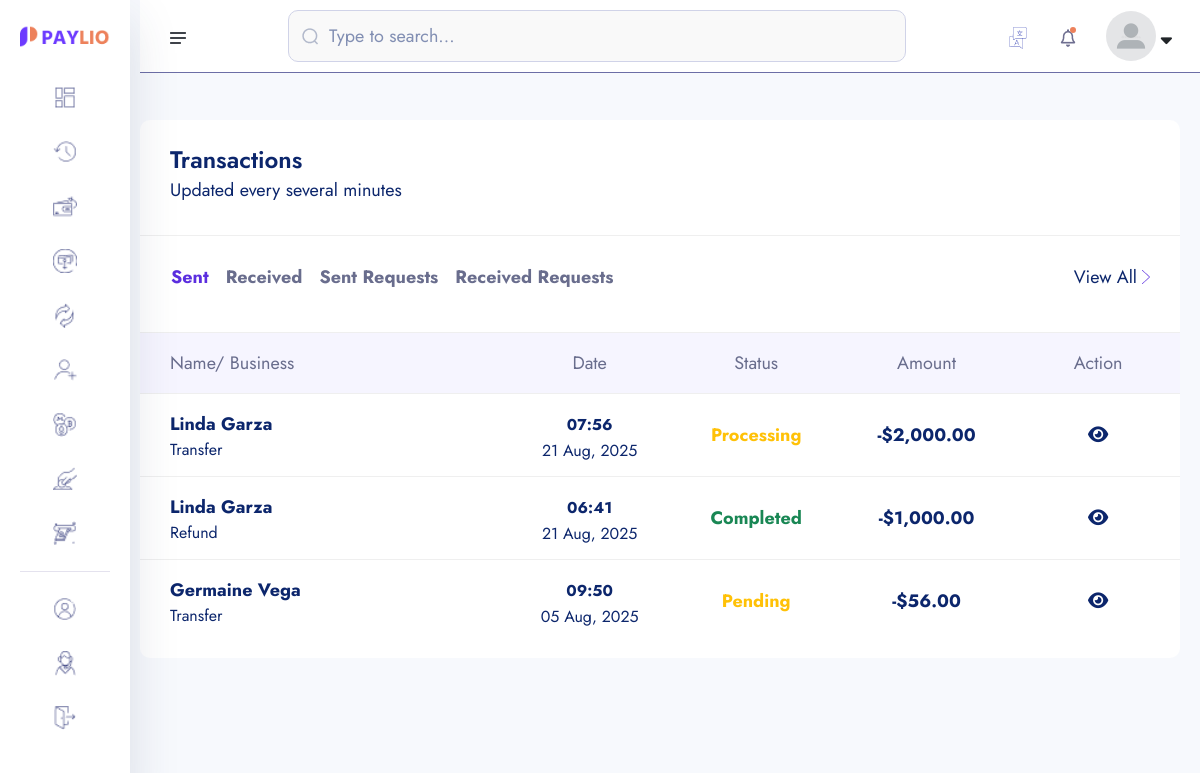
Before: /transactions/ (signed in) with the older database file.
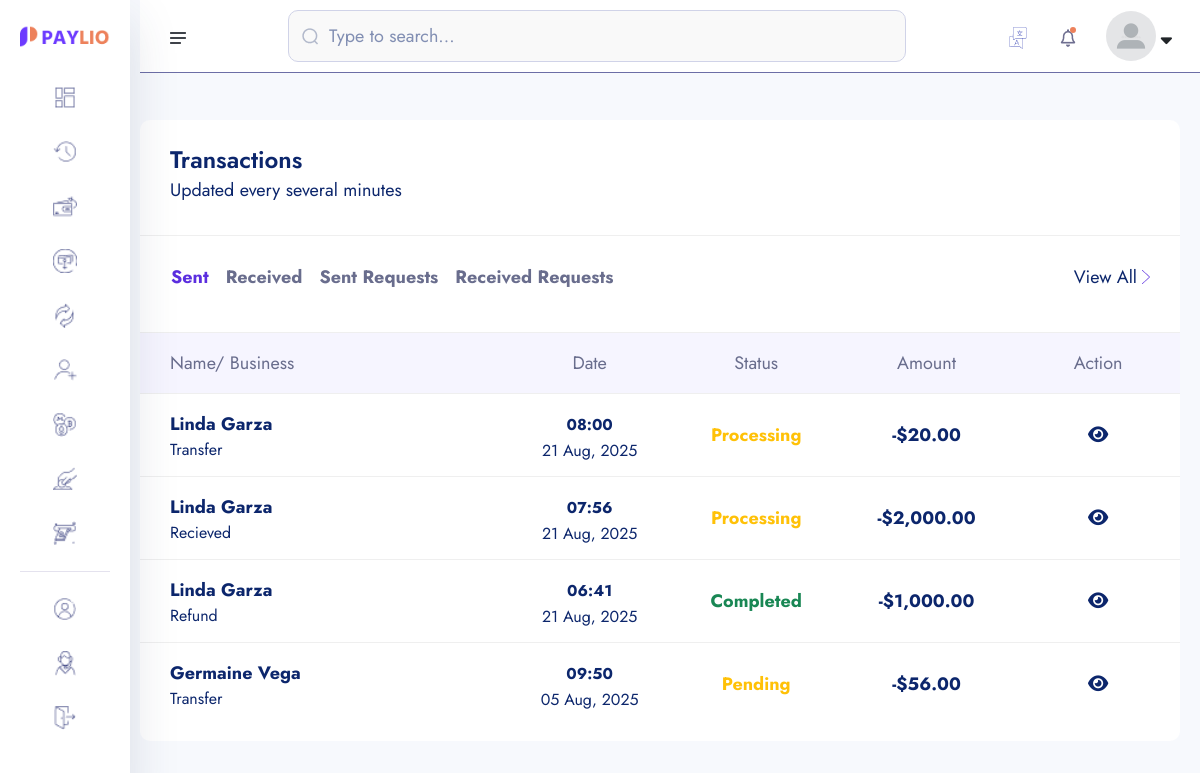
After: the same page with the newer database file.
### core/models.py (models this page shows, shortened)
class Transaction(models.Model):
    transaction_id = ShortUUIDField(unique=True, length=15, max_length=20, prefix="TRN")
    user = models.ForeignKey(User, on_delete=models.SET_NULL, null=True)
    amount = models.DecimalField(max_digits=12, decimal_places=2, default=0.00)
    description = models.CharField(max_length=1000, null=True, blank=True)
    reciever = models.ForeignKey(User, on_delete=models.SET_NULL, null=True, related_name="reciever")
    sender = models.ForeignKey(User, on_delete=models.SET_NULL, null=True, related_name="sender")
    reciever_account = models.ForeignKey(Account, on_delete=models.SET_NULL, null=True, related_name="reciever_account")
    sender_account = models.ForeignKey(Account, on_delete=models.SET_NULL, null=True, related_name="sender_account")
    status = models.CharField(choices=TRANSACTION_STATUS, max_length=100, default="pending")
    transaction_type = models.CharField(choices=TRANSACTION_TYPE, max_length=100, default="none")
    date = models.DateTimeField(auto_now_add=True)
    updated = models.DateTimeField(auto_now_add=False, null=True, blank=True)

### userauths/models.py (models this page shows, shortened)
class User(AbstractUser):
    username = models.CharField(max_length=255)
    email = models.EmailField(unique=True)
    is_staff = models.BooleanField(default=False)
    is_superuser = models.BooleanField(default=False)
    USERNAME_FIELD = "email"
    REQUIRED_FIELDS = ['username']

### account/models.py (models this page shows, shortened)
class KYC(models.Model):
    id = models.UUIDField(primary_key=True, unique=True, default=uuid.uuid4, editable=False)
    user =  models.OneToOneField(User, on_delete=models.CASCADE)
    account =  models.OneToOneField(Account, on_delete=models.CASCADE, null=True, blank=True)
    full_name = models.CharField(max_length=1000)
    image = models.ImageField(upload_to="kyc", default="default.jpg")
    marrital_status = models.CharField(choices=MARITAL_STATUS, max_length=40)
    gender = models.CharField(choices=GENDER, max_length=40)
    identity_type = models.CharField(choices=IDENTITY_TYPE, max_length=140)
    identity_image = models.ImageField(upload_to="kyc", null=True, blank=True)
    date_of_birth = models.DateTimeField(auto_now_add=False)
    signature = models.ImageField(upload_to="kyc")
    country = models.CharField(max_length=100)
    state = models.CharField(max_length=100)
    city = models.CharField(max_length=100)
    mobile = models.CharField(max_length=1000)
    fax = models.CharField(max_length=1000)
    date = models.DateTimeField(auto_now_add=True)
    class Meta:
        ordering = ['-date']

### core/transaction.py (the view)
# urls.py: path('transactions/', transaction.transaction_lists, name='transactions'),
@login_required
def transaction_lists(request):
    sender_transaction = Transaction.objects.filter(sender=request.user).order_by('-id')
    reciever_transaction = Transaction.objects.filter(reciever=request.user).order_by('-id')
    context = {
        'sender_transaction':sender_transaction,
        'reciever_transaction':reciever_transaction,
    }
    return render(request, 'transaction/transaction-list.html', context)

### core/templates/transaction/transaction-list.html (shortened to what the changed rows need)
{% extends "auth_base.html" %}
{% load static %}
{% load humanize %}
{% block content %}
    <section class="dashboard-section body-collapse">
        <div class="overlay pt-120">
            <div class="container-fruid">
                <div class="row">
                    <div class="col-xl-12 col-lg-12">
                        <div class="section-content">
                            <div class="transactions-area">
                                <div class="tab-content mt-40">
                                    <div class="tab-pane fade show active" id="latest" role="tabpanel" aria-labelledby="latest-tab">
                                        <div class="table-responsive">
                                            <table class="table">
                                                <thead>
                                                    <tr>
                                                        <th scope="col">Name/ Business</th>
                                                        <th scope="col">Date</th>
                                                        <th scope="col">Status</th>
                                                        <th scope="col">Amount</th>
                                                        <th scope="col">Action</th>
                                                    </tr>
                                                </thead>
                                                <tbody>
                                                    {% for s in sender_transaction %}
                                                        <tr data-bs-toggle="modal" data-bs-target="#transactionsMod">
                                                            <th scope="row">
                                                                <p>{{s.reciever.kyc.full_name|title}}</p>
                                                                <p class="mdr">{{s.transaction_type|title}}</p>
                                                            </th>
                                                            <td>
                                                                <p><small>{{s.date|date:"h:i"}}</small></p>
                                                                <p class="mdr">{{s.date|date:"d M, Y"}}</p>
                                                            </td>
                                                            <td>
                                                                {% if s.status %}
                                                                    {% if s.status == 'completed' %}
                                                                        <p class="text-success" style="color: #28a745; font-weight: bold;">{{ s.status|title }}</p>
                                                                    {% elif s.status == 'pending' or s.status == 'processing' %}
                                                                        <p class="text-warning" style="color: #f39c12; font-weight: bold;">{{ s.status|title }}</p>
                                                                    {% elif s.status == 'failed' %}
                                                                        <p class="text-danger" style="color: #e74c3c; font-weight: bold;">{{ s.status|title }}</p>
                                                                    {% else %}
                                                                        <p class="text-muted" style="color: #bdc3c7; font-weight: bold;">{{ s.status|title }}</p>
                                                                    {% endif %}
                                                                {% endif %}
                                                            </td>
                                                            <td>
                                                                <p>-${{s.amount|intcomma}}</p>
                                                            </td>
                                                            <td>
                                                                <a href="{% url 'core:transaction-detail' s.transaction_id %}" class=""><i class="fas fa-eye"></i></a>
                                                            </td>
                                                        </tr>
                                                    {% endfor %}
                                                </tbody>
                                            </table>
                                        </div>
                                    </div>
                                </div>
                            </div>
                        </div>
                    </div>
                </div>
            </div>
        </div>
    </section>
{% endblock content %}

Changed rows visible on the page:
added Transaction: reciever.kyc.full_name "Linda Garza", transaction_type "Transfer", date "08:00", date "21 Aug, 2025", status "Processing", amount "20.00"
changed Transaction: transaction_type "Transfer" → "Recieved"
